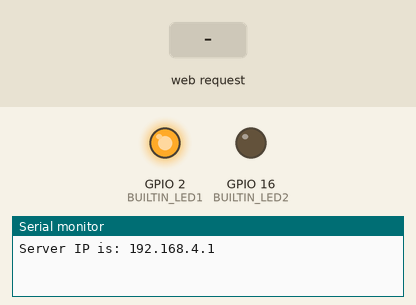
Bench run of a sketch on a simulated ESP8266 (NodeMCU). Parts: output pins drawn as LEDs (lit = HIGH), the last lines printed to the serial monitor. Inputs (shaded band) come from the test bench.

Above: at 1.7 s.
1.8 s: HTTP request GET /ON received
At 2.8 s:
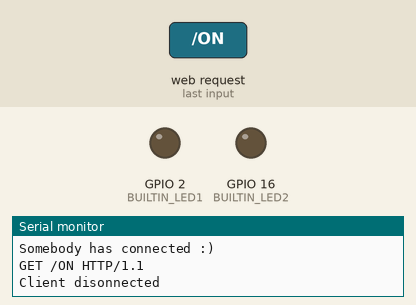
3.3 s: HTTP request GET /OFF received
At 3.9 s:
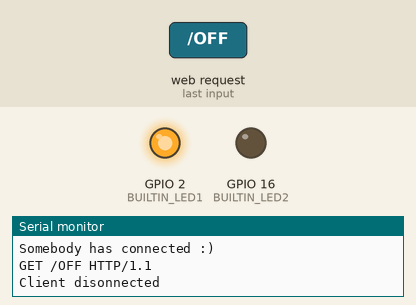
Timing chart, 0 to 6.3 s (numbered marks = the images above; inputs shaded):
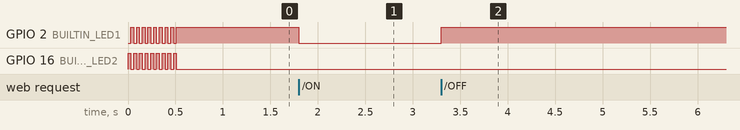

The sketch:

wifi-server.ino
```cpp
#include <ESP8266WiFi.h>

const short int BUILTIN_LED1 = 2; //GPIO2
const short int BUILTIN_LED2 = 16;//GPIO16

WiFiServer server(80); //Initialize the server on Port 80

int cnt = 0;

void setup() {

pinMode(BUILTIN_LED1, OUTPUT); // Initialize the BUILTIN_LED1 pin as an output
pinMode(BUILTIN_LED2, OUTPUT); // Initialize the BUILTIN_LED2 pin as an output

for(int i=1; i<10; i++) {
  digitalWrite(BUILTIN_LED1, LOW); // Turn the LED ON by making the voltage LOW digitalWrite(BUILTIN_LED2, HIGH); // Turn the LED off by making the voltage HIGH
  digitalWrite(BUILTIN_LED2, HIGH); // Turn the LED ON by making the voltage LOW
  delay(30); // Wait for a second
  digitalWrite(BUILTIN_LED1, HIGH); // Turn the LED off by making the voltage HIGH
  digitalWrite(BUILTIN_LED2, LOW); // Turn the LED ON by making the voltage LOW
  delay(30); // Wait for two seconds
}

WiFi.mode(WIFI_AP); //Our ESP8266-12E is an AccessPoint
WiFi.softAP("Hello_IoT", "12345678"); // Provide the (SSID, password); .
server.begin(); // Start the HTTP Server

Serial.begin(115200); //Start communication between the ESP8266-12E and the monitor window
IPAddress HTTPS_ServerIP= WiFi.softAPIP(); // Obtain the IP of the Server
Serial.print("Server IP is: "); // Print the IP to the monitor window
Serial.println(HTTPS_ServerIP);


}

void loop() {

WiFiClient client = server.available();
if (!client) {
return;
}
//Looking under the hood
Serial.println("Somebody has connected :)");


//Read what the browser has sent into a String class and print the request to the monitor
String request = client.readStringUntil('\r');
//Looking under the hood
Serial.println(request);

// Handle the Request

if (request.indexOf("/OFF") != -1){
digitalWrite(BUILTIN_LED1, HIGH); }
else if (request.indexOf("/ON") != -1){
digitalWrite(BUILTIN_LED1, LOW);
}

String s = "HTTP/1.1 200 OK\r\n";
s += "Content-Type: text/html\r\n\r\n";
s += "<!DOCTYPE HTML><HTML>";
s += String(cnt);
cnt++;
s += "<p/>";
s += "<a href=/ON>ON</a>&nbsp&nbsp&nbsp&nbsp&nbsp&nbsp&nbsp&nbsp";
s += "<a href=/OFF>OFF</a>&nbsp&nbsp&nbsp&nbsp&nbsp&nbsp&nbsp&nbsp";
s += "</HTML>";

client.flush(); //clear previous info in the stream
client.print(s); // Send the response to the client
delay(1);
Serial.println("Client disonnected"); //Looking under the hood

}
```

Measured:
- after the input at 1.8 s, GPIO 2 (BUILTIN_LED1): HIGH → LOW at once
- after the input at 3.3 s, GPIO 2 (BUILTIN_LED1): LOW → HIGH at once
